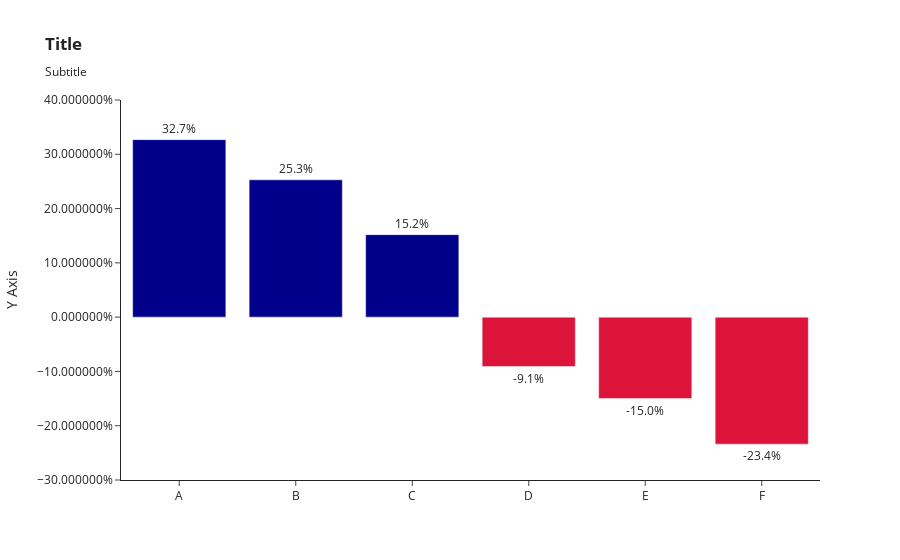

Write notebook code for a chart like this one.
### Code cell
###Data
df = pd.DataFrame({'Months': ["A", "B", "C", "D", "E", "F"],
                   'Values': [0.327, 0.253, 0.152, -0.091, -0.150, -0.234]})

#Bar chart
fig = go.Figure(go.Bar(x=df.Months, 
                       y=df.Values,
                       text=[str(np.round(x*100,1))+'%' for x in df.Values],
                       textposition = 'outside',
                       marker_color = ['darkblue', 'darkblue', 'darkblue', 'crimson', 'crimson', 'crimson'])
                )


fig.update_layout(template = 'simple_white',
                  title = '<b>Title</b><br><sub>Subtitle</sub>',
                  yaxis_title = 'Y Axis',
                  yaxis_tickformat = '%',
                  yaxis_range = [-0.3,0.4])
    
fig.show()

### Figure 1 — Plotly figure (JSON) as saved in the notebook; plotly's stock layout.template omitted (floating-point values rounded to 4 significant figures)
{"data": [{"marker": {"color": ["darkblue", "darkblue", "darkblue", "crimson", "crimson", "crimson"]}, "text": ["32.7%", "25.3%", "15.2%", "-9.1%", "-15.0%", "-23.4%"], "textposition": "outside", "type": "bar", "x": ["A", "B", "C", "D", "E", "F"], "y": [0.327, 0.253, 0.152, -0.091, -0.15, -0.234]}], "layout": {"title": {"text": "<b>Title</b><br><sub>Subtitle</sub>"}, "yaxis": {"range": [-0.3, 0.4], "tickformat": "%", "title": {"text": "Y Axis"}}}}
